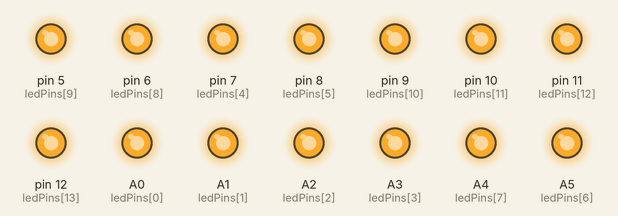
Bench run of a sketch on a simulated Arduino Uno, built with avr-gcc and run on an emulated ATmega328P. On the bench: output pins drawn as LEDs (lit = HIGH).

Above: at 2.7 s.
At 6.9 s:
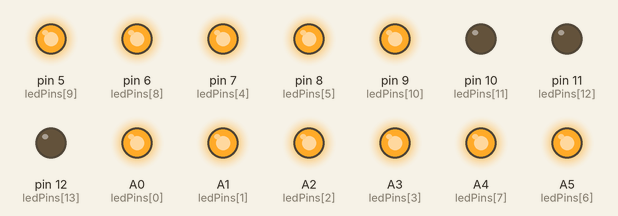
At 12.3 s:
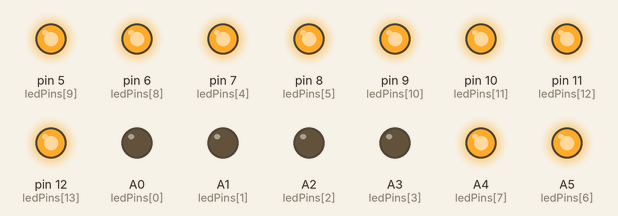
At 19.9 s:
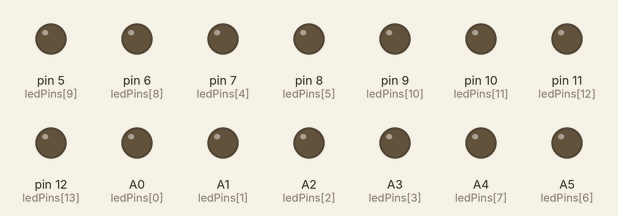
At 32.38 s:
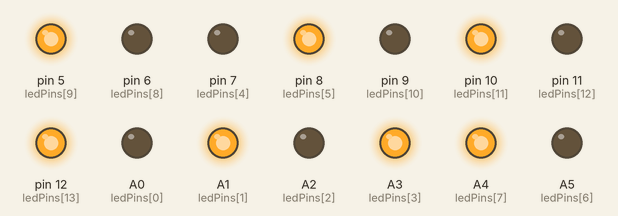
At 38.53 s:
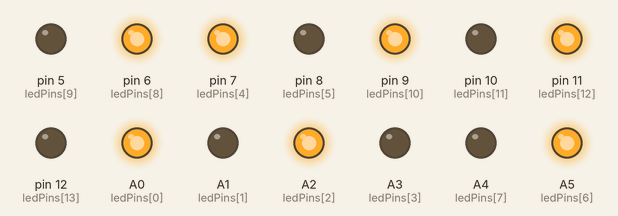
Timing chart, 0 to 40.0 s (numbered marks = the images above):
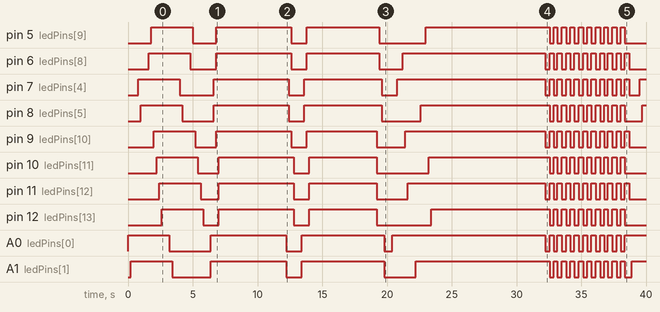

The sketch:

Chuc_mung_nam_moi.ino
```cpp
byte ledCount = 14;
byte ledPins[] = {
  A0,A1,A2,A3,7,8,A5,A4,6,5,9,10,11,12
};
byte wordCount = 4;
byte wordHead[] = {
  0,4,8,11,14
};
int timer = 200;
void setup ()
{
  byte i;
  for (i=0;i<ledCount;i++) {
    pinMode(ledPins[i],OUTPUT);
  }
}
boolean getBit(byte pin, int bits)
{
  return (bits >> pin) & 1;
}
void turn(int bits)
{
  for (byte i=0;i<ledCount;i++)
  {
    if (getBit(i,bits) == 1)
    {
      digitalWrite(ledPins[i],HIGH);
    }
    else {
      digitalWrite(ledPins[i],LOW);
    }
  }
  delay(timer);
}
void blinkled ()
{
  turn(0B10101010101010);
  delay(150);
  turn(0B1010101010101);
  delay(100);
  turn(0B10101010101010);
  delay(100);
  turn(0B1010101010101);
  delay(150);
}
void loop ()
{
  byte i;
  int bits = 0;
  for (i=0;i<ledCount;i++)
  {
    bits = bits | (1 << i);
    turn(bits);
  }
  delay(timer+200);
  for (i=0;i<ledCount;i++)
  {
    bits = bits ^ (1 << i);
    turn(bits);
  }
  delay(timer+200);
  for (i=0;i<wordCount;i++)
  {
    for (byte j=wordHead[i]+1;j<=wordHead[i+1];j++)
    {
      bits = bits | (1 << (j-1));
    }
    turn(bits);
  }
  delay(5000);
  for (i=0;i<wordCount;i++)
  {
    for (byte j=wordHead[i]+1;j<=wordHead[i+1];j++)
    {
      bits = bits ^ (1 << (j-1));
    }
    turn(bits);
  }
  delay(timer+200);
  for (i=0;i<wordCount;i++)
  {
    for (byte j=wordHead[i]+1;j<=wordHead[i+1];j++)
    {
      bits = bits | (1 << (j-1));
    }
    turn(bits);
  }
  delay(5000);
  for (i=0;i<wordCount;i++)
  {
    for (byte j=wordHead[i]+1;j<=wordHead[i+1];j++)
    {
      bits = bits >> 1;
    }
    turn(bits);
  }
  delay(timer+200);
  for (i=0;i<ledCount;i++)
  {
    if (i % 2 == 0) {
      bits = bits | (1 << i);
      turn(bits);
    }
  }
  delay(timer+200);
  for (i=0;i<ledCount;i++)
  {
    if (i % 2 == 1) {
      bits = bits | (1 << i);
      turn(bits);
    }
  }
  delay(5000);
  delay(timer+200);
  for (i=0;i<ledCount;i++)
  {
    if (i % 2 == 0) {
      bits = bits | (1 << i);
      turn(bits);
    }
  }
  delay(timer+200);
  for (i=0;i<ledCount;i++)
  {
    if (i % 2 == 1) {
      bits = bits | (1 << i);
      turn(bits);
    }
  }
  for (i=0;i<5;i++)
  {
    blinkled();
  }
}
```

Measured:
- by itself, pin 5 (ledPins[9]): LOW → HIGH at 1.8 s, → LOW 3.2 s later, → HIGH 1.8 s later, → LOW 5.8 s later, … (26 changes in this stretch)
- by itself, pin 6 (ledPins[8]): LOW → HIGH at 1.6 s, → LOW 3.2 s later, → HIGH 2.0 s later, → LOW 5.8 s later, … (28 changes in this stretch)
- by itself, pin 7 (ledPins[4]): LOW → HIGH at 0.80 s, → LOW 3.2 s later, → HIGH 2.6 s later, → LOW 5.8 s later, … (29 changes in this stretch)
- by itself, pin 8 (ledPins[5]): LOW → HIGH at 1.0 s, → LOW 3.2 s later, → HIGH 2.4 s later, → LOW 5.8 s later, … (27 changes in this stretch)
- by itself, pin 9 (ledPins[10]): LOW → HIGH at 2.0 s, → LOW 3.2 s later, → HIGH 1.6 s later, → LOW 5.8 s later, … (28 changes in this stretch)
- by itself, pin 10 (ledPins[11]): LOW → HIGH at 2.2 s, → LOW 3.2 s later, → HIGH 1.6 s later, → LOW 5.8 s later, … (26 changes in this stretch)
- by itself, pin 11 (ledPins[12]): LOW → HIGH at 2.4 s, → LOW 3.2 s later, → HIGH 1.4 s later, → LOW 5.8 s later, … (28 changes in this stretch)
- by itself, pin 12 (ledPins[13]): LOW → HIGH at 2.6 s, → LOW 3.2 s later, → HIGH 1.2 s later, → LOW 5.8 s later, … (26 changes in this stretch)
